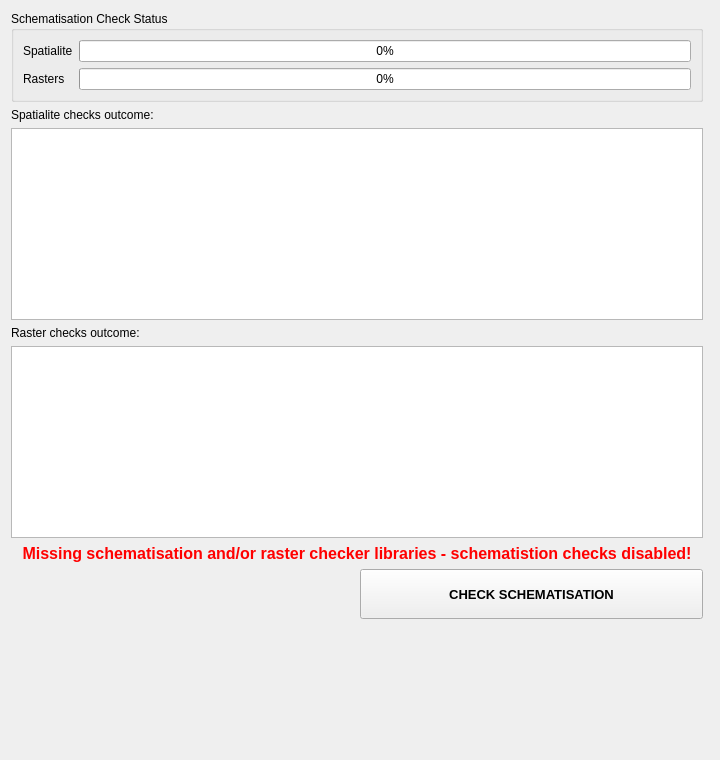
<?xml version="1.0" encoding="UTF-8"?>
<ui version="4.0">
 <class>Form</class>
 <widget class="QWidget" name="Form">
  <property name="windowModality">
   <enum>Qt::NonModal</enum>
  </property>
  <property name="geometry">
   <rect>
    <x>0</x>
    <y>0</y>
    <width>720</width>
    <height>760</height>
   </rect>
  </property>
  <property name="sizePolicy">
   <sizepolicy hsizetype="Preferred" vsizetype="Minimum">
    <horstretch>0</horstretch>
    <verstretch>0</verstretch>
   </sizepolicy>
  </property>
  <property name="minimumSize">
   <size>
    <width>720</width>
    <height>0</height>
   </size>
  </property>
  <property name="font">
   <font>
    <family>Segoe UI</family>
   </font>
  </property>
  <property name="windowTitle">
   <string>Check schematisation</string>
  </property>
  <property name="autoFillBackground">
   <bool>true</bool>
  </property>
  <layout class="QGridLayout" name="gridLayout">
   <item row="0" column="0" colspan="2">
    <layout class="QVBoxLayout" name="svg_lout"/>
   </item>
   <item row="2" column="0">
    <widget class="QLabel" name="label_3">
     <property name="text">
      <string>Spatialite checks outcome:</string>
     </property>
    </widget>
   </item>
   <item row="3" column="0">
    <widget class="QTreeView" name="tv_schema_check_result">
     <property name="editTriggers">
      <set>QAbstractItemView::NoEditTriggers</set>
     </property>
     <property name="selectionMode">
      <enum>QAbstractItemView::ExtendedSelection</enum>
     </property>
     <property name="sortingEnabled">
      <bool>true</bool>
     </property>
    </widget>
   </item>
   <item row="6" column="0">
    <layout class="QGridLayout" name="gridLayout_2">
     <property name="bottomMargin">
      <number>0</number>
     </property>
     <item row="1" column="1">
      <widget class="QPushButton" name="pb_check_model">
       <property name="sizePolicy">
        <sizepolicy hsizetype="Minimum" vsizetype="Expanding">
         <horstretch>0</horstretch>
         <verstretch>0</verstretch>
        </sizepolicy>
       </property>
       <property name="minimumSize">
        <size>
         <width>0</width>
         <height>50</height>
        </size>
       </property>
       <property name="maximumSize">
        <size>
         <width>350</width>
         <height>16777215</height>
        </size>
       </property>
       <property name="font">
        <font>
         <pointsize>10</pointsize>
         <weight>75</weight>
         <bold>true</bold>
        </font>
       </property>
       <property name="text">
        <string>CHECK SCHEMATISATION</string>
       </property>
      </widget>
     </item>
     <item row="0" column="0" colspan="2">
      <widget class="QLabel" name="lbl_on_import_error">
       <property name="font">
        <font>
         <pointsize>12</pointsize>
        </font>
       </property>
       <property name="text">
        <string>&lt;html&gt;&lt;head/&gt;&lt;body&gt;&lt;p align=&quot;center&quot;&gt;&lt;span style=&quot; font-weight:600; color:#ff0000;&quot;&gt;Missing schematisation and/or raster checker libraries - schematistion checks disabled!&lt;/span&gt;&lt;/p&gt;&lt;/body&gt;&lt;/html&gt;</string>
       </property>
       <property name="wordWrap">
        <bool>true</bool>
       </property>
      </widget>
     </item>
     <item row="2" column="1">
      <spacer name="verticalSpacer_2">
       <property name="orientation">
        <enum>Qt::Vertical</enum>
       </property>
       <property name="sizeHint" stdset="0">
        <size>
         <width>20</width>
         <height>40</height>
        </size>
       </property>
      </spacer>
     </item>
    </layout>
   </item>
   <item row="7" column="0">
    <spacer name="verticalSpacer">
     <property name="orientation">
      <enum>Qt::Vertical</enum>
     </property>
     <property name="sizeHint" stdset="0">
      <size>
       <width>20</width>
       <height>40</height>
      </size>
     </property>
    </spacer>
   </item>
   <item row="1" column="0">
    <widget class="QGroupBox" name="groupBox">
     <property name="title">
      <string>Schematisation Check Status</string>
     </property>
     <layout class="QFormLayout" name="formLayout">
      <item row="0" column="0">
       <widget class="QLabel" name="label">
        <property name="text">
         <string>Spatialite</string>
        </property>
       </widget>
      </item>
      <item row="0" column="1">
       <widget class="QProgressBar" name="pbar_check_spatialite">
        <property name="value">
         <number>0</number>
        </property>
       </widget>
      </item>
      <item row="1" column="0">
       <widget class="QLabel" name="label_2">
        <property name="text">
         <string>Rasters</string>
        </property>
       </widget>
      </item>
      <item row="1" column="1">
       <widget class="QProgressBar" name="pbar_check_rasters">
        <property name="value">
         <number>0</number>
        </property>
       </widget>
      </item>
     </layout>
    </widget>
   </item>
   <item row="4" column="0">
    <widget class="QLabel" name="label_4">
     <property name="text">
      <string>Raster checks outcome:</string>
     </property>
    </widget>
   </item>
   <item row="5" column="0">
    <widget class="QTreeView" name="tv_raster_check_result">
     <property name="editTriggers">
      <set>QAbstractItemView::NoEditTriggers</set>
     </property>
     <property name="selectionMode">
      <enum>QAbstractItemView::ExtendedSelection</enum>
     </property>
     <property name="sortingEnabled">
      <bool>true</bool>
     </property>
    </widget>
   </item>
  </layout>
 </widget>
 <resources/>
 <connections/>
</ui>
